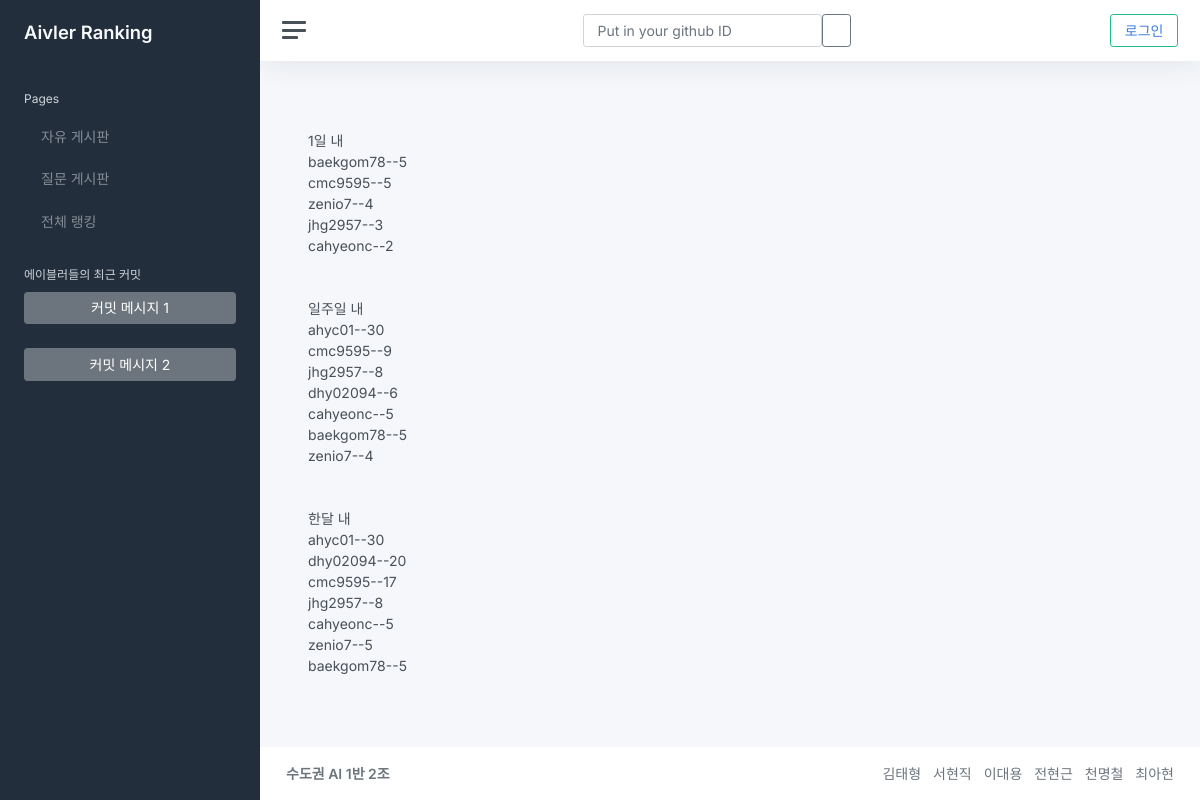
The page /home/search/ on the database its author committed.
### home/models.py (models this page shows)
class Commit(models.Model):
    eventid = models.IntegerField()
    userid = models.CharField(max_length=50)
    repository = models.CharField(max_length=100)
    time = models.DateField()
    message = models.CharField(max_length=1000)

### home/views.py (the view)
# urls.py: path('search/', views.search, name='search'),
def search(request):
    data = []
    msg = ''
    if request.method=='POST': # 검색박스
        id = request.POST.get('githubID').split() # 양쪽공백허용
        if id:
            id = id[0]
        else:
            id = ''
        commitList=getCommitsFromAPI(id)
        if commitList=='no token':
            msg = 'no token'
        elif commitList==[]:
            msg = 'id가 틀림'
        else:
            Commit.objects.filter(userid=id).delete()
            for i in commitList:
                Commit(eventid=i[0], userid=id, repository=i[1], time=i[2][:10], message=i[3]).save()
            data = Commit.objects.filter(userid=id)
    else: # 사이드바 '전체랭킹'으로 접속
        id = None
    print("id=", id)
    return render(request, 'home/resultpage.html',
                  {'data': data[:10],
                   'id': id,
                   'msg':msg,
                   'rankDay':rankByDate('day'),
                   'rankWeek':rankByDate('week'),
                   'rankMonth':rankByDate('month'),
                   })

### home/views.py (called while the page is built)
def rankByDate(option):
    today = datetime.today()
    if option=='day':
        diff = timedelta(days=1)
    elif option=='week':
        diff = timedelta(days=today.weekday())
    elif option=='month':
        diff = timedelta(days=today.day)
    target = str(today - diff).split()[0]
    commitList = Commit.objects.filter(time__gte=target)
    dic = {}
    for i in commitList:
        dic[i.userid] = dic.get(i.userid, 0) + 1
    return sorted(dic.items(), key=lambda x:x[1], reverse=True)

### home/templates/home/resultpage.html (shortened to what this page needs)
{% extends "base.html" %}
{% block content %}
<br>
1일 내<br>
{% if rankDay %}
    {% for key, val in rankDay %}
        {{key}}--{{val}}<br>
    {% endfor %}
{% else %}
    순위 결과 없음.
{% endif %}
<br><br>
일주일 내<br>
{% if rankWeek %}
    {% for key, val in rankWeek %}
        {{key}}--{{val}}<br>
    {% endfor %}
{% else %}
    순위 결과 없음.
{% endif %}
<br><br>
한달 내<br>
{% if rankMonth %}
    {% for key, val in rankMonth %}
        {{key}}--{{val}}<br>
    {% endfor %}
{% else %}
    순위 결과 없음.
{% endif %}
{% endblock %}

### rows shown on the page
Commit: rankDay "baekgom78", rankWeek "baekgom78", rankMonth "baekgom78"
Commit: rankDay "cmc9595", rankWeek "cmc9595", rankMonth "cmc9595"
Commit: rankDay "zenio7", rankWeek "zenio7", rankMonth "zenio7"
Commit: rankDay "jhg2957", rankWeek "jhg2957", rankMonth "jhg2957"
Commit: rankDay "cahyeonc", rankWeek "cahyeonc", rankMonth "cahyeonc"
Commit: rankWeek "ahyc01", rankMonth "ahyc01"
Commit: rankWeek "dhy02094", rankMonth "dhy02094"

### other values the page prints
{{ val }} "5" "5" "4" "3" "2"
{{ val }} "30" "9" "8" "6" "5" "5" "4"
{{ val }} "30" "20" "17" "8" "5" "5" "5"
